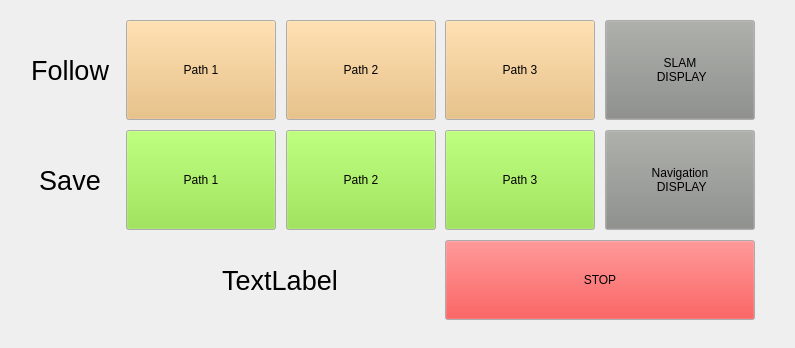
<?xml version="1.0" encoding="UTF-8"?>
<ui version="4.0">
 <class>Form</class>
 <widget class="QWidget" name="Form">
  <property name="geometry">
   <rect>
    <x>0</x>
    <y>0</y>
    <width>795</width>
    <height>348</height>
   </rect>
  </property>
  <property name="windowTitle">
   <string>Form</string>
  </property>
  <widget class="QPushButton" name="follow_path_1_Button">
   <property name="geometry">
    <rect>
     <x>126</x>
     <y>20</y>
     <width>150</width>
     <height>100</height>
    </rect>
   </property>
   <property name="palette">
    <palette>
     <active>
      <colorrole role="Button">
       <brush brushstyle="SolidPattern">
        <color alpha="255">
         <red>233</red>
         <green>185</green>
         <blue>110</blue>
        </color>
       </brush>
      </colorrole>
     </active>
     <inactive>
      <colorrole role="Button">
       <brush brushstyle="SolidPattern">
        <color alpha="255">
         <red>233</red>
         <green>185</green>
         <blue>110</blue>
        </color>
       </brush>
      </colorrole>
     </inactive>
     <disabled>
      <colorrole role="Button">
       <brush brushstyle="SolidPattern">
        <color alpha="255">
         <red>233</red>
         <green>185</green>
         <blue>110</blue>
        </color>
       </brush>
      </colorrole>
     </disabled>
    </palette>
   </property>
   <property name="text">
    <string>Path 1</string>
   </property>
  </widget>
  <widget class="QPushButton" name="follow_path_2_Button">
   <property name="geometry">
    <rect>
     <x>286</x>
     <y>20</y>
     <width>150</width>
     <height>100</height>
    </rect>
   </property>
   <property name="palette">
    <palette>
     <active>
      <colorrole role="Button">
       <brush brushstyle="SolidPattern">
        <color alpha="255">
         <red>233</red>
         <green>185</green>
         <blue>110</blue>
        </color>
       </brush>
      </colorrole>
     </active>
     <inactive>
      <colorrole role="Button">
       <brush brushstyle="SolidPattern">
        <color alpha="255">
         <red>233</red>
         <green>185</green>
         <blue>110</blue>
        </color>
       </brush>
      </colorrole>
     </inactive>
     <disabled>
      <colorrole role="Button">
       <brush brushstyle="SolidPattern">
        <color alpha="255">
         <red>233</red>
         <green>185</green>
         <blue>110</blue>
        </color>
       </brush>
      </colorrole>
     </disabled>
    </palette>
   </property>
   <property name="text">
    <string>Path 2</string>
   </property>
  </widget>
  <widget class="QPushButton" name="follow_path_3_Button">
   <property name="geometry">
    <rect>
     <x>445</x>
     <y>20</y>
     <width>150</width>
     <height>100</height>
    </rect>
   </property>
   <property name="palette">
    <palette>
     <active>
      <colorrole role="Button">
       <brush brushstyle="SolidPattern">
        <color alpha="255">
         <red>233</red>
         <green>185</green>
         <blue>110</blue>
        </color>
       </brush>
      </colorrole>
     </active>
     <inactive>
      <colorrole role="Button">
       <brush brushstyle="SolidPattern">
        <color alpha="255">
         <red>233</red>
         <green>185</green>
         <blue>110</blue>
        </color>
       </brush>
      </colorrole>
     </inactive>
     <disabled>
      <colorrole role="Button">
       <brush brushstyle="SolidPattern">
        <color alpha="255">
         <red>233</red>
         <green>185</green>
         <blue>110</blue>
        </color>
       </brush>
      </colorrole>
     </disabled>
    </palette>
   </property>
   <property name="text">
    <string>Path 3</string>
   </property>
  </widget>
  <widget class="QPushButton" name="SLAM_display_Button">
   <property name="geometry">
    <rect>
     <x>605</x>
     <y>20</y>
     <width>150</width>
     <height>100</height>
    </rect>
   </property>
   <property name="palette">
    <palette>
     <active>
      <colorrole role="Button">
       <brush brushstyle="SolidPattern">
        <color alpha="255">
         <red>136</red>
         <green>138</green>
         <blue>133</blue>
        </color>
       </brush>
      </colorrole>
     </active>
     <inactive>
      <colorrole role="Button">
       <brush brushstyle="SolidPattern">
        <color alpha="255">
         <red>136</red>
         <green>138</green>
         <blue>133</blue>
        </color>
       </brush>
      </colorrole>
     </inactive>
     <disabled>
      <colorrole role="Button">
       <brush brushstyle="SolidPattern">
        <color alpha="255">
         <red>136</red>
         <green>138</green>
         <blue>133</blue>
        </color>
       </brush>
      </colorrole>
     </disabled>
    </palette>
   </property>
   <property name="text">
    <string>SLAM 
 DISPLAY</string>
   </property>
  </widget>
  <widget class="QPushButton" name="save_path_1_Button">
   <property name="geometry">
    <rect>
     <x>126</x>
     <y>130</y>
     <width>150</width>
     <height>100</height>
    </rect>
   </property>
   <property name="palette">
    <palette>
     <active>
      <colorrole role="Button">
       <brush brushstyle="SolidPattern">
        <color alpha="255">
         <red>138</red>
         <green>226</green>
         <blue>52</blue>
        </color>
       </brush>
      </colorrole>
     </active>
     <inactive>
      <colorrole role="Button">
       <brush brushstyle="SolidPattern">
        <color alpha="255">
         <red>138</red>
         <green>226</green>
         <blue>52</blue>
        </color>
       </brush>
      </colorrole>
     </inactive>
     <disabled>
      <colorrole role="Button">
       <brush brushstyle="SolidPattern">
        <color alpha="255">
         <red>138</red>
         <green>226</green>
         <blue>52</blue>
        </color>
       </brush>
      </colorrole>
     </disabled>
    </palette>
   </property>
   <property name="text">
    <string>Path 1</string>
   </property>
  </widget>
  <widget class="QPushButton" name="save_path_2_Button">
   <property name="geometry">
    <rect>
     <x>286</x>
     <y>130</y>
     <width>150</width>
     <height>100</height>
    </rect>
   </property>
   <property name="palette">
    <palette>
     <active>
      <colorrole role="Button">
       <brush brushstyle="SolidPattern">
        <color alpha="255">
         <red>138</red>
         <green>226</green>
         <blue>52</blue>
        </color>
       </brush>
      </colorrole>
     </active>
     <inactive>
      <colorrole role="Button">
       <brush brushstyle="SolidPattern">
        <color alpha="255">
         <red>138</red>
         <green>226</green>
         <blue>52</blue>
        </color>
       </brush>
      </colorrole>
     </inactive>
     <disabled>
      <colorrole role="Button">
       <brush brushstyle="SolidPattern">
        <color alpha="255">
         <red>138</red>
         <green>226</green>
         <blue>52</blue>
        </color>
       </brush>
      </colorrole>
     </disabled>
    </palette>
   </property>
   <property name="text">
    <string>Path 2</string>
   </property>
  </widget>
  <widget class="QPushButton" name="save_path_3_Button">
   <property name="geometry">
    <rect>
     <x>445</x>
     <y>130</y>
     <width>150</width>
     <height>100</height>
    </rect>
   </property>
   <property name="palette">
    <palette>
     <active>
      <colorrole role="Button">
       <brush brushstyle="SolidPattern">
        <color alpha="255">
         <red>138</red>
         <green>226</green>
         <blue>52</blue>
        </color>
       </brush>
      </colorrole>
     </active>
     <inactive>
      <colorrole role="Button">
       <brush brushstyle="SolidPattern">
        <color alpha="255">
         <red>138</red>
         <green>226</green>
         <blue>52</blue>
        </color>
       </brush>
      </colorrole>
     </inactive>
     <disabled>
      <colorrole role="Button">
       <brush brushstyle="SolidPattern">
        <color alpha="255">
         <red>138</red>
         <green>226</green>
         <blue>52</blue>
        </color>
       </brush>
      </colorrole>
     </disabled>
    </palette>
   </property>
   <property name="text">
    <string>Path 3</string>
   </property>
  </widget>
  <widget class="QPushButton" name="Navigation_display_Button">
   <property name="geometry">
    <rect>
     <x>605</x>
     <y>130</y>
     <width>150</width>
     <height>100</height>
    </rect>
   </property>
   <property name="palette">
    <palette>
     <active>
      <colorrole role="Button">
       <brush brushstyle="SolidPattern">
        <color alpha="255">
         <red>136</red>
         <green>138</green>
         <blue>133</blue>
        </color>
       </brush>
      </colorrole>
     </active>
     <inactive>
      <colorrole role="Button">
       <brush brushstyle="SolidPattern">
        <color alpha="255">
         <red>136</red>
         <green>138</green>
         <blue>133</blue>
        </color>
       </brush>
      </colorrole>
     </inactive>
     <disabled>
      <colorrole role="Button">
       <brush brushstyle="SolidPattern">
        <color alpha="255">
         <red>136</red>
         <green>138</green>
         <blue>133</blue>
        </color>
       </brush>
      </colorrole>
     </disabled>
    </palette>
   </property>
   <property name="text">
    <string>Navigation 
 DISPLAY</string>
   </property>
  </widget>
  <widget class="QPushButton" name="stopButton">
   <property name="geometry">
    <rect>
     <x>445</x>
     <y>240</y>
     <width>310</width>
     <height>80</height>
    </rect>
   </property>
   <property name="palette">
    <palette>
     <active>
      <colorrole role="Button">
       <brush brushstyle="SolidPattern">
        <color alpha="255">
         <red>239</red>
         <green>41</green>
         <blue>41</blue>
        </color>
       </brush>
      </colorrole>
     </active>
     <inactive>
      <colorrole role="Button">
       <brush brushstyle="SolidPattern">
        <color alpha="255">
         <red>239</red>
         <green>41</green>
         <blue>41</blue>
        </color>
       </brush>
      </colorrole>
     </inactive>
     <disabled>
      <colorrole role="Button">
       <brush brushstyle="SolidPattern">
        <color alpha="255">
         <red>239</red>
         <green>41</green>
         <blue>41</blue>
        </color>
       </brush>
      </colorrole>
     </disabled>
    </palette>
   </property>
   <property name="text">
    <string>STOP</string>
   </property>
  </widget>
  <widget class="QLabel" name="status_Label">
   <property name="geometry">
    <rect>
     <x>130</x>
     <y>240</y>
     <width>300</width>
     <height>80</height>
    </rect>
   </property>
   <property name="font">
    <font>
     <pointsize>20</pointsize>
    </font>
   </property>
   <property name="text">
    <string>TextLabel</string>
   </property>
   <property name="alignment">
    <set>Qt::AlignCenter</set>
   </property>
  </widget>
  <widget class="QLabel" name="label_2">
   <property name="geometry">
    <rect>
     <x>20</x>
     <y>20</y>
     <width>100</width>
     <height>100</height>
    </rect>
   </property>
   <property name="palette">
    <palette>
     <active>
      <colorrole role="WindowText">
       <brush brushstyle="SolidPattern">
        <color alpha="255">
         <red>0</red>
         <green>0</green>
         <blue>0</blue>
        </color>
       </brush>
      </colorrole>
      <colorrole role="Button">
       <brush brushstyle="SolidPattern">
        <color alpha="255">
         <red>186</red>
         <green>189</green>
         <blue>182</blue>
        </color>
       </brush>
      </colorrole>
      <colorrole role="Light">
       <brush brushstyle="SolidPattern">
        <color alpha="255">
         <red>255</red>
         <green>255</green>
         <blue>255</blue>
        </color>
       </brush>
      </colorrole>
      <colorrole role="Midlight">
       <brush brushstyle="SolidPattern">
        <color alpha="255">
         <red>220</red>
         <green>222</green>
         <blue>218</blue>
        </color>
       </brush>
      </colorrole>
      <colorrole role="Dark">
       <brush brushstyle="SolidPattern">
        <color alpha="255">
         <red>93</red>
         <green>94</green>
         <blue>91</blue>
        </color>
       </brush>
      </colorrole>
      <colorrole role="Mid">
       <brush brushstyle="SolidPattern">
        <color alpha="255">
         <red>124</red>
         <green>126</green>
         <blue>121</blue>
        </color>
       </brush>
      </colorrole>
      <colorrole role="Text">
       <brush brushstyle="SolidPattern">
        <color alpha="255">
         <red>0</red>
         <green>0</green>
         <blue>0</blue>
        </color>
       </brush>
      </colorrole>
      <colorrole role="BrightText">
       <brush brushstyle="SolidPattern">
        <color alpha="255">
         <red>255</red>
         <green>255</green>
         <blue>255</blue>
        </color>
       </brush>
      </colorrole>
      <colorrole role="ButtonText">
       <brush brushstyle="SolidPattern">
        <color alpha="255">
         <red>0</red>
         <green>0</green>
         <blue>0</blue>
        </color>
       </brush>
      </colorrole>
      <colorrole role="Base">
       <brush brushstyle="SolidPattern">
        <color alpha="255">
         <red>255</red>
         <green>255</green>
         <blue>255</blue>
        </color>
       </brush>
      </colorrole>
      <colorrole role="Window">
       <brush brushstyle="SolidPattern">
        <color alpha="255">
         <red>186</red>
         <green>189</green>
         <blue>182</blue>
        </color>
       </brush>
      </colorrole>
      <colorrole role="Shadow">
       <brush brushstyle="SolidPattern">
        <color alpha="255">
         <red>0</red>
         <green>0</green>
         <blue>0</blue>
        </color>
       </brush>
      </colorrole>
      <colorrole role="AlternateBase">
       <brush brushstyle="SolidPattern">
        <color alpha="255">
         <red>220</red>
         <green>222</green>
         <blue>218</blue>
        </color>
       </brush>
      </colorrole>
      <colorrole role="ToolTipBase">
       <brush brushstyle="SolidPattern">
        <color alpha="255">
         <red>255</red>
         <green>255</green>
         <blue>220</blue>
        </color>
       </brush>
      </colorrole>
      <colorrole role="ToolTipText">
       <brush brushstyle="SolidPattern">
        <color alpha="255">
         <red>0</red>
         <green>0</green>
         <blue>0</blue>
        </color>
       </brush>
      </colorrole>
      <colorrole role="PlaceholderText">
       <brush brushstyle="SolidPattern">
        <color alpha="128">
         <red>0</red>
         <green>0</green>
         <blue>0</blue>
        </color>
       </brush>
      </colorrole>
     </active>
     <inactive>
      <colorrole role="WindowText">
       <brush brushstyle="SolidPattern">
        <color alpha="255">
         <red>0</red>
         <green>0</green>
         <blue>0</blue>
        </color>
       </brush>
      </colorrole>
      <colorrole role="Button">
       <brush brushstyle="SolidPattern">
        <color alpha="255">
         <red>186</red>
         <green>189</green>
         <blue>182</blue>
        </color>
       </brush>
      </colorrole>
      <colorrole role="Light">
       <brush brushstyle="SolidPattern">
        <color alpha="255">
         <red>255</red>
         <green>255</green>
         <blue>255</blue>
        </color>
       </brush>
      </colorrole>
      <colorrole role="Midlight">
       <brush brushstyle="SolidPattern">
        <color alpha="255">
         <red>220</red>
         <green>222</green>
         <blue>218</blue>
        </color>
       </brush>
      </colorrole>
      <colorrole role="Dark">
       <brush brushstyle="SolidPattern">
        <color alpha="255">
         <red>93</red>
         <green>94</green>
         <blue>91</blue>
        </color>
       </brush>
      </colorrole>
      <colorrole role="Mid">
       <brush brushstyle="SolidPattern">
        <color alpha="255">
         <red>124</red>
         <green>126</green>
         <blue>121</blue>
        </color>
       </brush>
      </colorrole>
      <colorrole role="Text">
       <brush brushstyle="SolidPattern">
        <color alpha="255">
         <red>0</red>
         <green>0</green>
         <blue>0</blue>
        </color>
       </brush>
      </colorrole>
      <colorrole role="BrightText">
       <brush brushstyle="SolidPattern">
        <color alpha="255">
         <red>255</red>
         <green>255</green>
         <blue>255</blue>
        </color>
       </brush>
      </colorrole>
      <colorrole role="ButtonText">
       <brush brushstyle="SolidPattern">
        <color alpha="255">
         <red>0</red>
         <green>0</green>
         <blue>0</blue>
        </color>
       </brush>
      </colorrole>
      <colorrole role="Base">
       <brush brushstyle="SolidPattern">
        <color alpha="255">
         <red>255</red>
         <green>255</green>
         <blue>255</blue>
        </color>
       </brush>
      </colorrole>
      <colorrole role="Window">
       <brush brushstyle="SolidPattern">
        <color alpha="255">
         <red>186</red>
         <green>189</green>
         <blue>182</blue>
        </color>
       </brush>
      </colorrole>
      <colorrole role="Shadow">
       <brush brushstyle="SolidPattern">
        <color alpha="255">
         <red>0</red>
         <green>0</green>
         <blue>0</blue>
        </color>
       </brush>
      </colorrole>
      <colorrole role="AlternateBase">
       <brush brushstyle="SolidPattern">
        <color alpha="255">
         <red>220</red>
         <green>222</green>
         <blue>218</blue>
        </color>
       </brush>
      </colorrole>
      <colorrole role="ToolTipBase">
       <brush brushstyle="SolidPattern">
        <color alpha="255">
         <red>255</red>
         <green>255</green>
         <blue>220</blue>
        </color>
       </brush>
      </colorrole>
      <colorrole role="ToolTipText">
       <brush brushstyle="SolidPattern">
        <color alpha="255">
         <red>0</red>
         <green>0</green>
         <blue>0</blue>
        </color>
       </brush>
      </colorrole>
      <colorrole role="PlaceholderText">
       <brush brushstyle="SolidPattern">
        <color alpha="128">
         <red>0</red>
         <green>0</green>
         <blue>0</blue>
        </color>
       </brush>
      </colorrole>
     </inactive>
     <disabled>
      <colorrole role="WindowText">
       <brush brushstyle="SolidPattern">
        <color alpha="255">
         <red>93</red>
         <green>94</green>
         <blue>91</blue>
        </color>
       </brush>
      </colorrole>
      <colorrole role="Button">
       <brush brushstyle="SolidPattern">
        <color alpha="255">
         <red>186</red>
         <green>189</green>
         <blue>182</blue>
        </color>
       </brush>
      </colorrole>
      <colorrole role="Light">
       <brush brushstyle="SolidPattern">
        <color alpha="255">
         <red>255</red>
         <green>255</green>
         <blue>255</blue>
        </color>
       </brush>
      </colorrole>
      <colorrole role="Midlight">
       <brush brushstyle="SolidPattern">
        <color alpha="255">
         <red>220</red>
         <green>222</green>
         <blue>218</blue>
        </color>
       </brush>
      </colorrole>
      <colorrole role="Dark">
       <brush brushstyle="SolidPattern">
        <color alpha="255">
         <red>93</red>
         <green>94</green>
         <blue>91</blue>
        </color>
       </brush>
      </colorrole>
      <colorrole role="Mid">
       <brush brushstyle="SolidPattern">
        <color alpha="255">
         <red>124</red>
         <green>126</green>
         <blue>121</blue>
        </color>
       </brush>
      </colorrole>
      <colorrole role="Text">
       <brush brushstyle="SolidPattern">
        <color alpha="255">
         <red>93</red>
         <green>94</green>
         <blue>91</blue>
        </color>
       </brush>
      </colorrole>
      <colorrole role="BrightText">
       <brush brushstyle="SolidPattern">
        <color alpha="255">
         <red>255</red>
         <green>255</green>
         <blue>255</blue>
        </color>
       </brush>
      </colorrole>
      <colorrole role="ButtonText">
       <brush brushstyle="SolidPattern">
        <color alpha="255">
         <red>93</red>
         <green>94</green>
         <blue>91</blue>
        </color>
       </brush>
      </colorrole>
      <colorrole role="Base">
       <brush brushstyle="SolidPattern">
        <color alpha="255">
         <red>186</red>
         <green>189</green>
         <blue>182</blue>
        </color>
       </brush>
      </colorrole>
      <colorrole role="Window">
       <brush brushstyle="SolidPattern">
        <color alpha="255">
         <red>186</red>
         <green>189</green>
         <blue>182</blue>
        </color>
       </brush>
      </colorrole>
      <colorrole role="Shadow">
       <brush brushstyle="SolidPattern">
        <color alpha="255">
         <red>0</red>
         <green>0</green>
         <blue>0</blue>
        </color>
       </brush>
      </colorrole>
      <colorrole role="AlternateBase">
       <brush brushstyle="SolidPattern">
        <color alpha="255">
         <red>186</red>
         <green>189</green>
         <blue>182</blue>
        </color>
       </brush>
      </colorrole>
      <colorrole role="ToolTipBase">
       <brush brushstyle="SolidPattern">
        <color alpha="255">
         <red>255</red>
         <green>255</green>
         <blue>220</blue>
        </color>
       </brush>
      </colorrole>
      <colorrole role="ToolTipText">
       <brush brushstyle="SolidPattern">
        <color alpha="255">
         <red>0</red>
         <green>0</green>
         <blue>0</blue>
        </color>
       </brush>
      </colorrole>
      <colorrole role="PlaceholderText">
       <brush brushstyle="SolidPattern">
        <color alpha="128">
         <red>0</red>
         <green>0</green>
         <blue>0</blue>
        </color>
       </brush>
      </colorrole>
     </disabled>
    </palette>
   </property>
   <property name="font">
    <font>
     <pointsize>20</pointsize>
    </font>
   </property>
   <property name="text">
    <string>Follow</string>
   </property>
   <property name="alignment">
    <set>Qt::AlignCenter</set>
   </property>
  </widget>
  <widget class="QLabel" name="label_3">
   <property name="geometry">
    <rect>
     <x>20</x>
     <y>130</y>
     <width>100</width>
     <height>100</height>
    </rect>
   </property>
   <property name="font">
    <font>
     <pointsize>20</pointsize>
    </font>
   </property>
   <property name="text">
    <string>Save</string>
   </property>
   <property name="alignment">
    <set>Qt::AlignCenter</set>
   </property>
  </widget>
 </widget>
 <resources/>
 <connections/>
 <slots>
  <signal>signaltest()</signal>
  <slot>slottest()</slot>
 </slots>
</ui>
